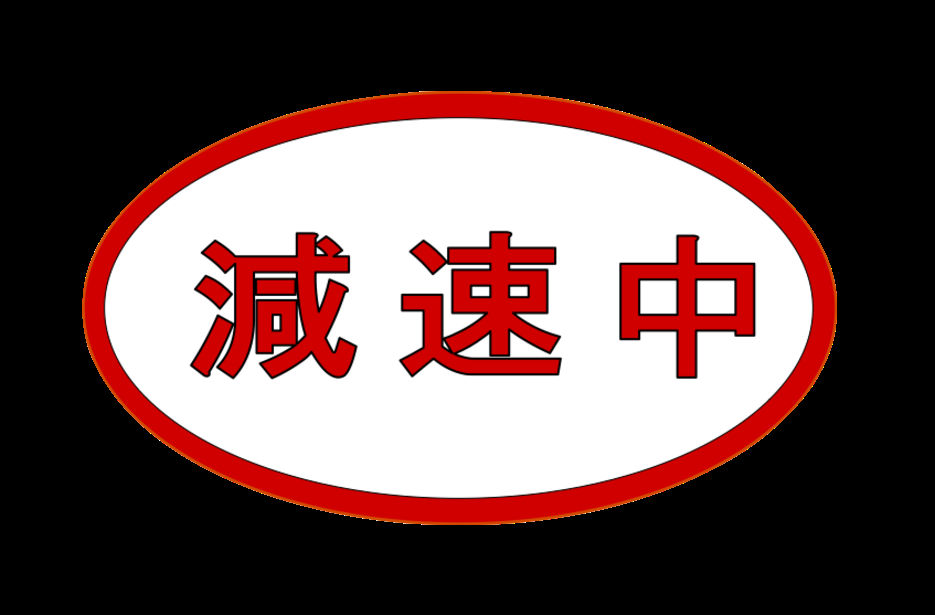
#> input picture stop1.png, 935 x 615 px
$ python aaa.py   (older library calls are emulated)
#> lines starting #> are read from the running program, lines starting #| are printed output that depends on the picture; after the words box and inside, x2 and y2 are one past the last pixel; in counts of white or black regions, pixels touching at a corner belong together
#coding: UTF-8
#include "windows.h"
import cv2
import numpy as np
import time
from operator import itemgetter

# [44 lines of commented-out code are left out]

# [34 lines left out: functions calibration, revision, not called in this run]

#ターゲット(黄色)の輪郭を取ってくる関数
def getTarget(image):
    # Convert BGR to HSV and smooth
    hsv = cv2.cvtColor(image, cv2.COLOR_BGR2HSV)
    smooth=cv2.GaussianBlur(hsv,(15,15),0)
    #黄色
    lower_blue = np.array([25,100,85])
    upper_blue = np.array([100,255,255])

    # Threshold the HSV image to get only blue colors
    mask = cv2.inRange(smooth, lower_blue, upper_blue)

    # Bitwise-AND mask and original image(白黒画像の中で，白の部分だけ筒抜けになって映る)
    res = cv2.bitwise_and(image,image, mask= mask)
    image,contours, hierarchy = cv2.findContours(mask, cv2.RETR_TREE, cv2.CHAIN_APPROX_SIMPLE)
    areas = []
    contours.sort(key=cv2.contourArea,reverse=True)
    if  contours:
        cnt = contours[0]
        epsilon = 0.08*cv2.arcLength(cnt,True)
        approx = cv2.approxPolyDP(cnt,epsilon,True)
        areas.append(approx)
    else:
        cnt = []
    return areas,res,cnt

#台形補正用にwebcameraから輪郭をとってくる．
# [109 lines left out: functions getBlue, center_of_image, clip_image, not called in this run]


#imgに青い輪郭がないものを選ぶとエラーが出る．
#img = cv2.imread("bluerect2.png",1)
img_stop1 = cv2.imread("stop1.png",1)
#> img_stop1 is the input picture: shape (615, 935, 3); mean B, G, R 76.6, 77.4, 103.7
img_stop2 = cv2.imread("stop2.png",1)
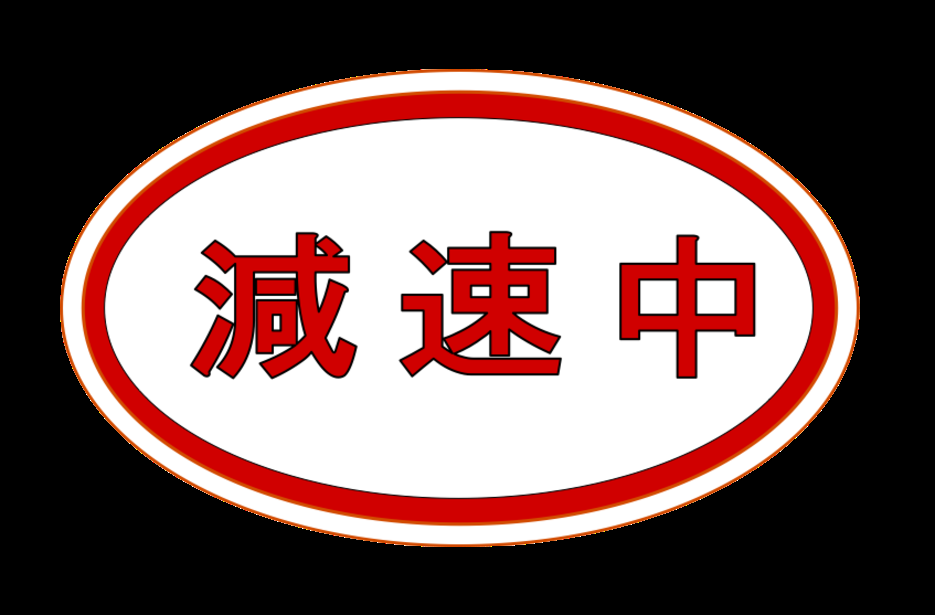
#> input picture stop2.png, 935 x 615 px
#> img_stop2 is the input picture: shape (615, 935, 3); mean B, G, R 92.5, 94.2, 122.1
img_stop3 = cv2.imread("stop3.png",1)
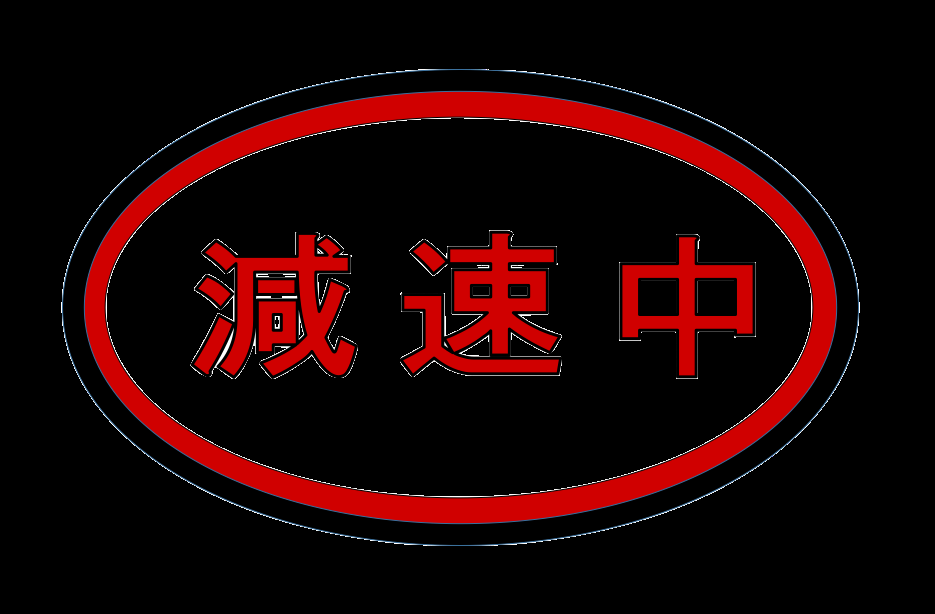
#> input picture stop3.png, 935 x 614 px
#> img_stop3 is the input picture: shape (614, 935, 3); mean B, G, R 3.4, 3, 27.8
img_rest1 = cv2.imread("rest1.png",1)
img_rest2 = cv2.imread("rest2.png",1)

back4 = cv2.imread("back.png",1)
back3 = cv2.imread("back.png",1)
back2 = cv2.imread("back.png",1)
back1 = cv2.imread("back.png",1)
back = cv2.imread("back.png",1)
cv2.namedWindow("img", cv2.WND_PROP_FULLSCREEN)
# [6 lines of commented-out code are left out]


capture = cv2.VideoCapture(0)
capture.set(3, 800)  # Width
capture.set(4, 800)  # Heigh
count = 0
l = []
m = []
# isOpenedの代わりにTrueを使うと，frameがemptyのときエラーを吐く
while capture.isOpened():
    ret, frame = capture.read()
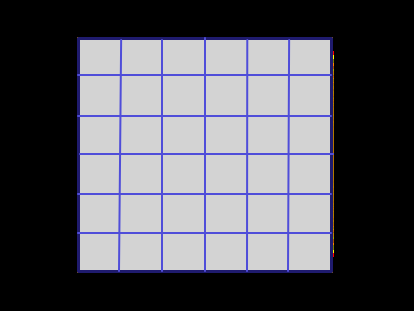
#> input picture sample.png, 414 x 311 px, given in place of the camera
#> frame is the input picture: shape (311, 414, 3); mean B, G, R 97, 90.2, 90.4
    capture.set(3, 800)  # Width
    capture.set(4, 800)  # Heigh

    if ret :
        #frameから輪郭をとる
        areas,res,_= getTarget(frame)
#> in getTarget, `hsv = cv2.cvtColor(image, cv2.COLOR_BGR2HSV)`: hsv: shape (311, 414, 3); mean H, S, V 7.8, 10.8, 97.3
#> in getTarget, `smooth=cv2.GaussianBlur(hsv,(15,15),0)`: smooth: shape (311, 414, 3); mean H, S, V 7.7, 10.8, 97.3
#> in getTarget, `mask = cv2.inRange(smooth, lower_blue, upper_blue)`:
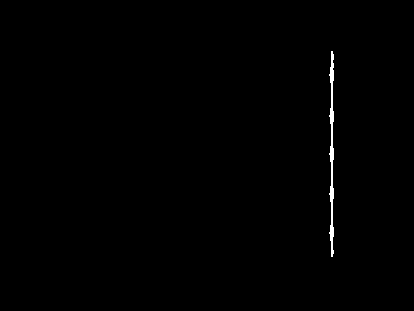
#> mask: shape (311, 414); 0.44% white; 1 white region
#> in getTarget, `image,contours, hierarchy = cv2.findContours(mask, cv2.RETR_TREE, cv2...`: contours = 1 contour; box (x1, y1, x2, y2) and area: (329, 51, 334, 257) 365
#> in getTarget, `cnt = contours[0]`: cnt = contour of 76 points, box (x1, y1, x2, y2) (329, 51, 334, 257), area 365
#> in getTarget, `epsilon = 0.08*cv2.arcLength(cnt,True)`: epsilon = 34.15
#> in getTarget, `approx = cv2.approxPolyDP(cnt,epsilon,True)`: approx = [[331, 51], [332, 256]]
#> areas = [[[331, 51], [332, 256]]]

        cv2.imshow('frame',frame)
        #print len(areas[0])
        #print areas

        if areas:
            if len(areas[0])==4 :
                #輪郭を書き込む
                cv2.drawContours(res, areas, -1, (0,0,255), 3)
                #webcamera輪郭の重心計算
                x, y = center_of_image(frame)
                if not x == 0:
                    #トラッキング部分．重心の移動差を利用
                    l.append(x)
                    m.append(y)
                    count +=1
                    if count>5:
                        x_diff = l[count-1]-l[5]
                        y_diff = m[count-1]-m[5]
                        m1,n1 = frame.shape[:2]
                        m2,n2 = back.shape[:2]


                        cv2.circle(res, (x,y), 10, (0, 0, 255), -1)
                        #frame上の重心をimg上の重心に変換
                        m1,n1 = frame.shape[:2]
                        m2,n2 = back.shape[:2]

                        X = int(x*m2/m1)
                        Y = int(y*n2/n1)
                        #取得した輪郭の重心を計算し，丸を描く
                        # cv2.circle(back, (X,Y), 10, (0, 0, 255), -1)
                        back1 = cv2.imread("back.png",1)
                        back2 = cv2.imread("back.png",1)
                        back3 = cv2.imread("back.png",1)
                        back4 = cv2.imread("back.png",1)

                        clip_image(x_diff*m2/m1,y_diff*m2/m1,back1,img_rest1)
                        clip_image(x_diff*m2/m1,y_diff*m2/m1,back2,img_rest2)


        cv2.imshow('img',back1)
        cv2.imshow('img',back2)


        cv2.imshow('res',res)


            #webカメラ上の輪郭を取得,台形補正画像生成
            # pts1,pts2,x1,x2,k,delta1,h1,h2,area = getPts(areas)
            # dst = revision(pts1,pts2,img)
            #cv2.imshow("dst",dst)

#waitKeyの引数を0以下にするとキー入力する毎に画面がframeが更新する．
    if cv2.waitKey(1) &  0xFF == ord('q'):
#> (key q is pressed here)
        break

capture.release()
cv2.destroyAllWindows()
